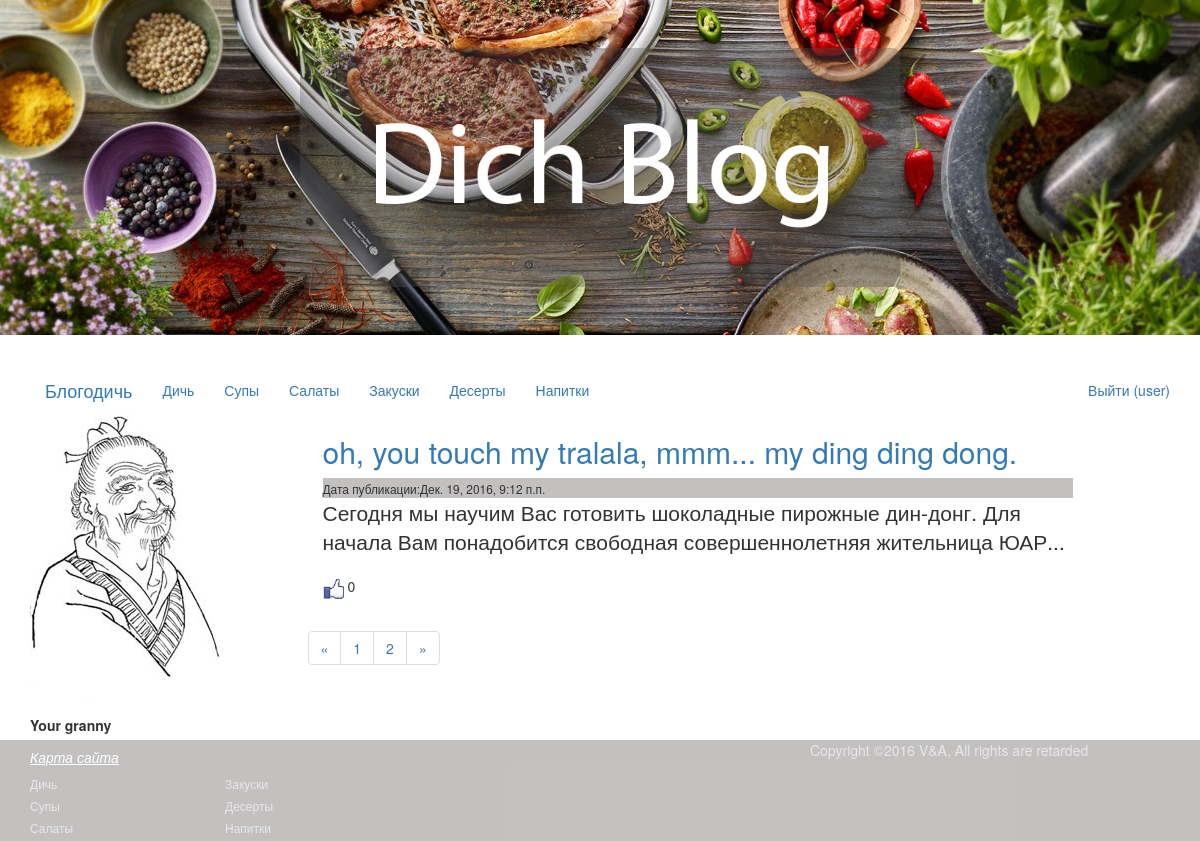
Screenshot of /page/2/ (signed in) with the database file from the repository.
### article/models.py (models this page shows)
class Article(models.Model):
    class Meta():
        db_table = 'article'
    article_title = models.CharField(max_length=200)
    article_text = models.TextField()
    article_date = models.DateTimeField()
    article_likes = models.IntegerField(default=0)

### article/views.py (the view)
# urls.py: url(r'^articles/get/(?P<article_id>\d+)/$',  views.article),
def articles(request, page_number=1):
    all_articles = Article.objects.all()
    current_page = Paginator(all_articles, 2)
    return render_to_response('articles.html', {'articles': current_page.page(page_number), 'username': auth.get_user(request).username})

### article/templates/articles.html
{% extends 'main.html' %}
{% load static %}
{% block article %}
<div class="container">
			<div class="row">
				<div class="col-md-3 box profile">
				<aside>
					<img src="{% static 'img/lun.jpg' %}" alt="Mr Froid">
                    <label>Your granny</label>
				</aside>
			</div>
			<div class="col-md-8 box">
{% for article in articles %}
                <article>
					<header><h2><a href="/articles/get/{{ article.id }}/">{{ article.article_title }}</a></h2></header>
					<footer><small>Дата публикации:{{ article.article_date }}</small></footer>
				    <div class="lead">{{ article.article_text }}</div>
                    <p><a href="/articles/addlike/{{ article.id }}/"><img src="{% static 'images.jpg' %}" width="25px" height="25px"></a>{{ article.article_likes }}</p>
				</article>
{% endfor %}
    <div class="row">
        <div class="large-3 large-offset-5 columns">
            <ul class="pagination">
                {% if articles.has_previous %}
                    <li class="arrow"><a href="/page/{{ articles.previous_page_number }}/">&laquo;</a></li>
                {% else %}
                    <li class="arrow unavailable"><a href="">&laquo;</a></li>
                {% endif %}
                {% for page in articles.paginator.page_range %}
                    {% if page == articles.number %}
                        <li class="current"><a href="/page/{{ page }}/">{{ page }}</a></li>
                    {% else %}
                        <li><a href="/page/{{ page }}/">{{ page }}</a></li>
                    {% endif %}
                {% endfor %}
                {% if articles.has_next %}
                    <li class="arrow"><a href="/page/{{ articles.next_page_number }}/">&raquo;</a></li>
                {% else %}
                    <li class="arrow unavailable"><a href="">&raquo;</a></li>
                {% endif %}
            </ul>
        </div>
    </div>
</div>
            </div>
    </div>
{% endblock %}

### article/templates/main.html (shortened to what this page needs)
{% load static %}
<!DOCTYPE html>
<html>
<head>
	<link href="{% static 'css/bootstrap.min.css' %}" rel="stylesheet">
	<link href="{% static 'css/main.css' %}" rel="stylesheet">
</head>
<body>
<header>
    <div class="jumbotron">
    	<img src="{% static 'img/logo.png' %}" title="M-m-m, so tasty!" width="50%" height="50%">
    </div>
</header>
    <div class="container">
        <a class="navbar-brand" href='#'>Блогодичь</a>
<div class="top-bar">
    <section class="top-bar-section">
         <ul class="nav navbar-nav">
    		<li class="active"><a href="#">Дичь<span class="sr-only">(текущее)</span></a></li>
    		<li><a href="#">Супы<span class="sr-only">(текущее)</span></a></li>
    		<li><a href="#">Салаты<span class="sr-only">(текущее)</span></a></li>
    		<li><a href="#">Закуски<span class="sr-only">(текущее)</span></a></li>
    		<li><a href="#">Десерты<span class="sr-only">(текущее)</span></a></li>
    		<li><a href="#">Напитки<span class="sr-only">(текущее)</span></a></li>
   		</ul>
        <ul class="nav navbar-nav navbar-right">
            {% if username %}
                <li><a href="/auth/logout/">Выйти ({{ username }})</a></li>
            {% else %}
                <li><a href="/auth/login/">Войти</a></li>
            {% endif %}
        </ul>
    </section>
</div> </div>
<div class="row">
{% block article %}{% endblock %}
</div>
	<footer>
	<div class="container">
   	  <div class="row">
        	<div class="col-sm-4 sitemap">
            	<h5>Карта сайта</h5>
            	<div class="row">
                	<div class="col-md-6">
                    	<a href="#">Дичь</a>
                        <a href="#">Супы</a>
                        <a href="#">Салаты</a>
                    </div>
                    <div class="col-md-6">
                    	<a href="#">Закуски</a>
                        <a href="#">Десерты</a>
                        <a href="#">Напитки</a>
                    </div>
                </div>
            </div>
        	<div class="col-sm-4"></div>
          	<div class="col-sm-4 copyright">Copyright &copy;2016 V&A,  All rights are retarded</div>
      </div>
    </div>
</footer>
</body>
</html>

### article/static/css/main.css (style rules this page uses)
.jumbotron { background-image:url(../img/jumbo.jpg); background-size:cover; text-align:center; color:#580606; }
footer { background-color:hsla(0,4%,42%,0.41); }
footer a { color:hsla(0,0%,100%,0.62); }
.sitemap a { display:block; font-size:12px; margin-bottom:5px; }
.sitemap h5 { font-style:italic; text-decoration:underline; color:hsla(0,0%,100%,1.00); }
.copyright { color:hsla(0,0%,100%,0.62); }

### rows the page displays
Article: article_title "oh, you touch my tralala, mmm... my ding ding dong.", article_date "Дек. 19, 2016, 9:12 п.п.", article_text "Сегодня мы научим Вас готовить шоколадные пирожные дин-донг. Для начала Вам понадобится свободная совершеннолетняя жительница ЮАР...", article_likes "0"

### other values shown
{{ username }} "user"
{{ page }} "1"
{{ page }} "2"
